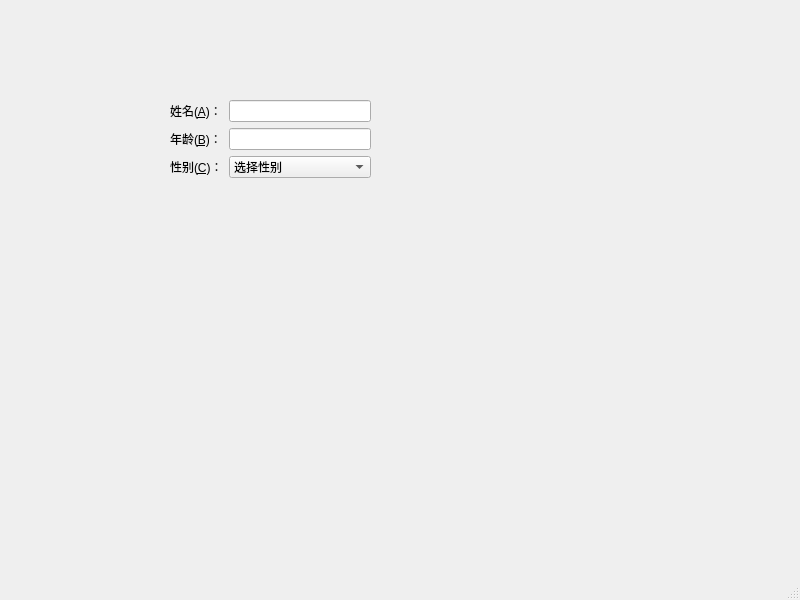
<?xml version="1.0" encoding="UTF-8"?>
<ui version="4.0">
 <class>MainWindow</class>
 <widget class="QMainWindow" name="MainWindow">
  <property name="geometry">
   <rect>
    <x>0</x>
    <y>0</y>
    <width>800</width>
    <height>600</height>
   </rect>
  </property>
  <property name="windowTitle">
   <string>MainWindow</string>
  </property>
  <widget class="QWidget" name="centralwidget">
   <widget class="QWidget" name="formLayoutWidget">
    <property name="geometry">
     <rect>
      <x>170</x>
      <y>100</y>
      <width>201</width>
      <height>101</height>
     </rect>
    </property>
    <layout class="QFormLayout" name="formLayout">
     <item row="0" column="0">
      <widget class="QLabel" name="label">
       <property name="text">
        <string>姓名(&amp;A)：</string>
       </property>
       <property name="buddy">
        <cstring>lineEdit</cstring>
       </property>
      </widget>
     </item>
     <item row="0" column="1">
      <widget class="QLineEdit" name="lineEdit"/>
     </item>
     <item row="1" column="0">
      <widget class="QLabel" name="label_2">
       <property name="text">
        <string>年龄(&amp;B)：</string>
       </property>
       <property name="buddy">
        <cstring>lineEdit_2</cstring>
       </property>
      </widget>
     </item>
     <item row="1" column="1">
      <widget class="QLineEdit" name="lineEdit_2"/>
     </item>
     <item row="2" column="0">
      <widget class="QLabel" name="label_3">
       <property name="text">
        <string>性别(&amp;C)：</string>
       </property>
       <property name="buddy">
        <cstring>comboBox</cstring>
       </property>
      </widget>
     </item>
     <item row="2" column="1">
      <widget class="QComboBox" name="comboBox">
       <item>
        <property name="text">
         <string>选择性别</string>
        </property>
       </item>
       <item>
        <property name="text">
         <string>男</string>
        </property>
       </item>
       <item>
        <property name="text">
         <string>女</string>
        </property>
       </item>
      </widget>
     </item>
    </layout>
   </widget>
  </widget>
  <widget class="QMenuBar" name="menubar">
   <property name="geometry">
    <rect>
     <x>0</x>
     <y>0</y>
     <width>800</width>
     <height>23</height>
    </rect>
   </property>
  </widget>
  <widget class="QStatusBar" name="statusbar"/>
 </widget>
 <resources/>
 <connections/>
</ui>
